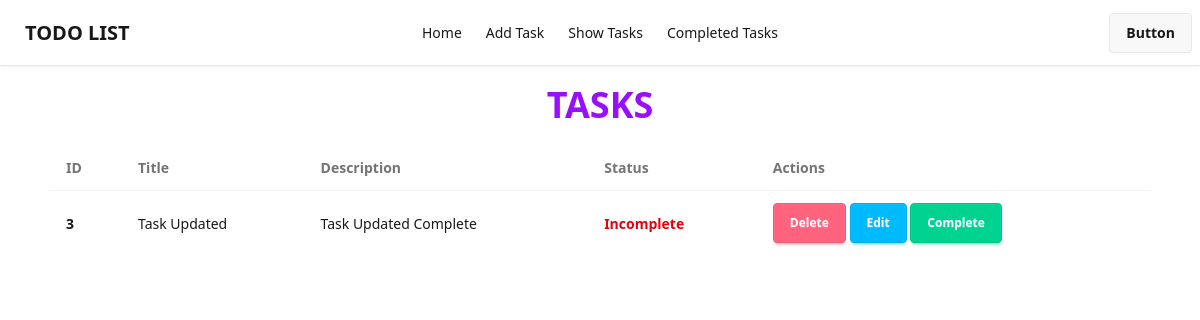
Page /show_tasks/ on the earlier database version.
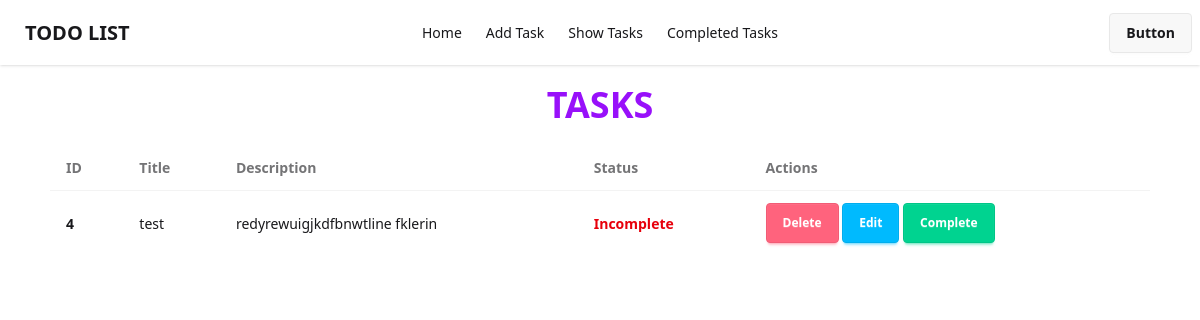
Same page on the later database version.
### todo_app/models.py (models this page shows)
class TodoListModel(models.Model):
    id = models.IntegerField(primary_key=True)
    title = models.CharField(max_length=20)
    description = models.CharField(max_length=50)
    status = models.BooleanField(default=False)

### todo_app/views.py (the view)
# urls.py: path('show_tasks/', views.TodoListView.as_view(), name="show_tasks"),
class TodoListView(ListView):
    model = TodoListModel
    template_name = 'show_tasks.html'
    context_object_name = 'data'
    def get_queryset(self):
        return TodoListModel.objects.filter(status=False)

### todo_app/templates/show_tasks.html
{% extends "base.html" %}
{% block body %}
<h1 class="text-4xl text-purple-600 font-bold my-5 text-center">TASKS</h1>
<div class="w-11/12 mx-auto">
    <div class="overflow-x-auto">
        <table class="table">
          <thead>
            <tr>
              <th>ID</th>
              <th>Title</th>
              <th>Description</th>
              <th>Status</th>
              <th>Actions</th>
            </tr>
          </thead>
          <tbody>
            {% for task in data %}
            <tr class="hover:bg-base-300">
                <th>{{task.id}}</th>
                <td>{{task.title}}</td>
                <td>{{task.description}}</td>
                <td>
                    {% if task.status %}
                        <span class="text-green-600 font-bold">Complete</span>
                    {% else %}
                        <span class="text-red-600 font-bold">Incomplete</span>
                    {% endif %}
                </td>
                <td><a class="btn btn-error text-xs text-white" href="{% url 'delete_task' pk=task.id %}">Delete</a> <a class="btn btn-info text-xs text-white" href="{% url 'update_task' pk=task.id %}">Edit</a> <a class="btn btn-success text-xs text-white" href="{% url 'mark_complete' pk=task.id %}">Complete</a> </td>
            </tr>
            {% endfor %}
          </tbody>
        </table>
    </div>
</div>
{% endblock %}

Differences in the rows shown:
no longer on this page (row edited): TodoListModel: id "3", title "Task Updated", description "Task Updated Complete", status "Incomplete"
added TodoListModel: id "4", title "test", description "redyrewuigjkdfbnwtline fklerin", status "Incomplete"
